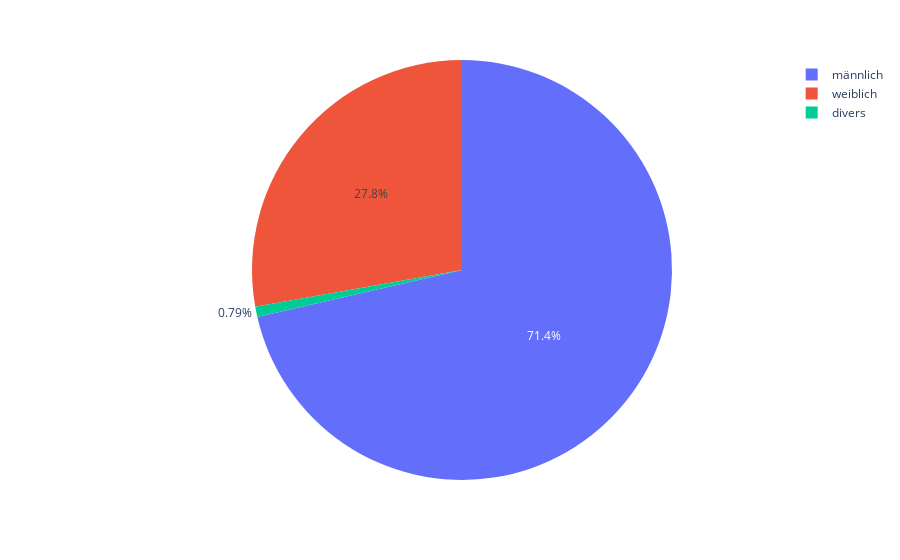

The notebook cell saved with this chart:
### Code cell
d=df[['Geschlecht', 'ID']]
d=d.groupby(['Geschlecht']).count()
d=d.rename(columns={'ID':'Anzahl'})
fig=px.pie(d, values='Anzahl', names=d.index)
fig.show()
d

### Figure 1 — Plotly figure (JSON) as saved in the notebook; plotly's stock layout.template omitted (floating-point values rounded to 4 significant figures)
{"data": [{"domain": {"x": [0, 1], "y": [0, 1]}, "hovertemplate": "Geschlecht=%{label}<br>Anzahl=%{value}<extra></extra>", "labels": ["divers", "männlich", "weiblich"], "legendgroup": "", "name": "", "showlegend": true, "type": "pie", "values": [5, 452, 176]}], "layout": {"autosize": true, "legend": {"tracegroupgap": 0}, "margin": {"t": 60}}}
